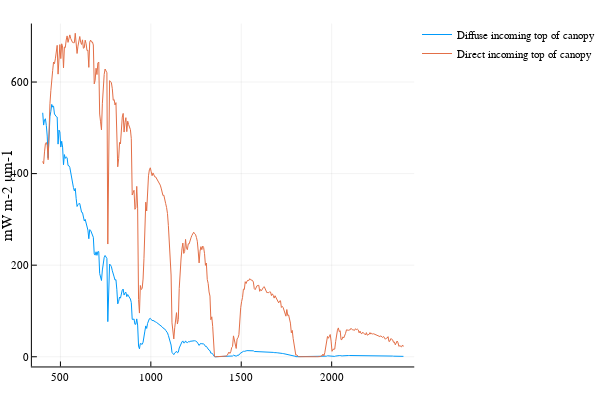

Source (notebook cell):
### Markdown cell above
### Plot standard incoming diffuse and short-wave spectrum

### Code cell
plot(FluspectMod.wl,FluspectMod.sunRad.E_diffuse, label="Diffuse incoming top of canopy")
plot!(FluspectMod.wl,FluspectMod.sunRad.E_direct, label="Direct incoming top of canopy")
ylabel!("mW m-2 μm-1")

### Figure 1 — Plotly figure (JSON) as saved in the notebook; plotly's stock layout.template omitted (floating-point values rounded to 4 significant figures; data arrays with more than 128 entries replaced by an {"elided": "..."} marker saying what was removed)
{"data": [{"colorbar": {"title": {"text": ""}}, "hoverinfo": "text", "legendgroup": "Diffuse incoming top of canopy", "line": {"color": "rgba(0, 154, 250, 1.000)", "dash": "solid", "shape": "linear", "width": 1}, "mode": "lines", "name": "Diffuse incoming top of canopy", "showlegend": true, "text": {"elided": "400 null values"}, "type": "scatter", "x": {"elided": "400 int values"}, "xaxis": "x", "y": {"elided": "400 float values"}, "yaxis": "y", "zmax": null, "zmin": null}, {"colorbar": {"title": {"text": ""}}, "hoverinfo": "text", "legendgroup": "Direct incoming top of canopy", "line": {"color": "rgba(227, 111, 71, 1.000)", "dash": "solid", "shape": "linear", "width": 1}, "mode": "lines", "name": "Direct incoming top of canopy", "showlegend": true, "text": {"elided": "400 null values"}, "type": "scatter", "x": {"elided": "400 int values"}, "xaxis": "x", "y": {"elided": "400 float values"}, "yaxis": "y", "zmax": null, "zmin": null}], "layout": {"annotations": [], "height": 400, "legend": {"bgcolor": "rgba(255, 255, 255, 1.000)", "bordercolor": "rgba(0, 0, 0, 1)", "font": {"color": "rgba(0, 0, 0, 1)", "family": "sans-serif", "size": 11}, "tracegroupgap": 0, "x": 1, "y": 1}, "margin": {"b": 20, "l": 0, "r": 0, "t": 20}, "paper_bgcolor": "rgba(255, 255, 255, 1.000)", "plot_bgcolor": "rgba(255, 255, 255, 1.000)", "showlegend": true, "width": 600, "xaxis": {"anchor": "y", "domain": [0.07647, 0.9934], "gridcolor": "rgba(0, 0, 0, 0.1)", "gridwidth": 0.5, "linecolor": "rgba(0, 0, 0, 1)", "mirror": false, "range": [342.1, 2457.0], "showgrid": true, "showline": true, "showticklabels": true, "tickangle": 0, "tickcolor": "rgb(0, 0, 0)", "tickfont": {"color": "rgba(0, 0, 0, 1)", "family": "sans-serif", "size": 11}, "tickmode": "array", "ticks": "inside", "ticktext": ["500", "1000", "1500", "2000"], "tickvals": [500, 1000, 1500, 2000], "title": {"font": {"color": "rgba(0, 0, 0, 1)", "family": "sans-serif", "size": 15}, "text": ""}, "type": "linear", "visible": true, "zeroline": false, "zerolinecolor": "rgba(0, 0, 0, 1)"}, "yaxis": {"anchor": "x", "domain": [0.03762, 0.9902], "gridcolor": "rgba(0, 0, 0, 0.1)", "gridwidth": 0.5, "linecolor": "rgba(0, 0, 0, 1)", "mirror": false, "range": [-21.2, 727.7], "showgrid": true, "showline": true, "showticklabels": true, "tickangle": 0, "tickcolor": "rgb(0, 0, 0)", "tickfont": {"color": "rgba(0, 0, 0, 1)", "family": "sans-serif", "size": 11}, "tickmode": "array", "ticks": "inside", "ticktext": ["0", "200", "400", "600"], "tickvals": [0, 200, 400, 600], "title": {"font": {"color": "rgba(0, 0, 0, 1)", "family": "sans-serif", "size": 15}, "text": "mW m-2 μm-1"}, "type": "linear", "visible": true, "zeroline": false, "zerolinecolor": "rgba(0, 0, 0, 1)"}}}
